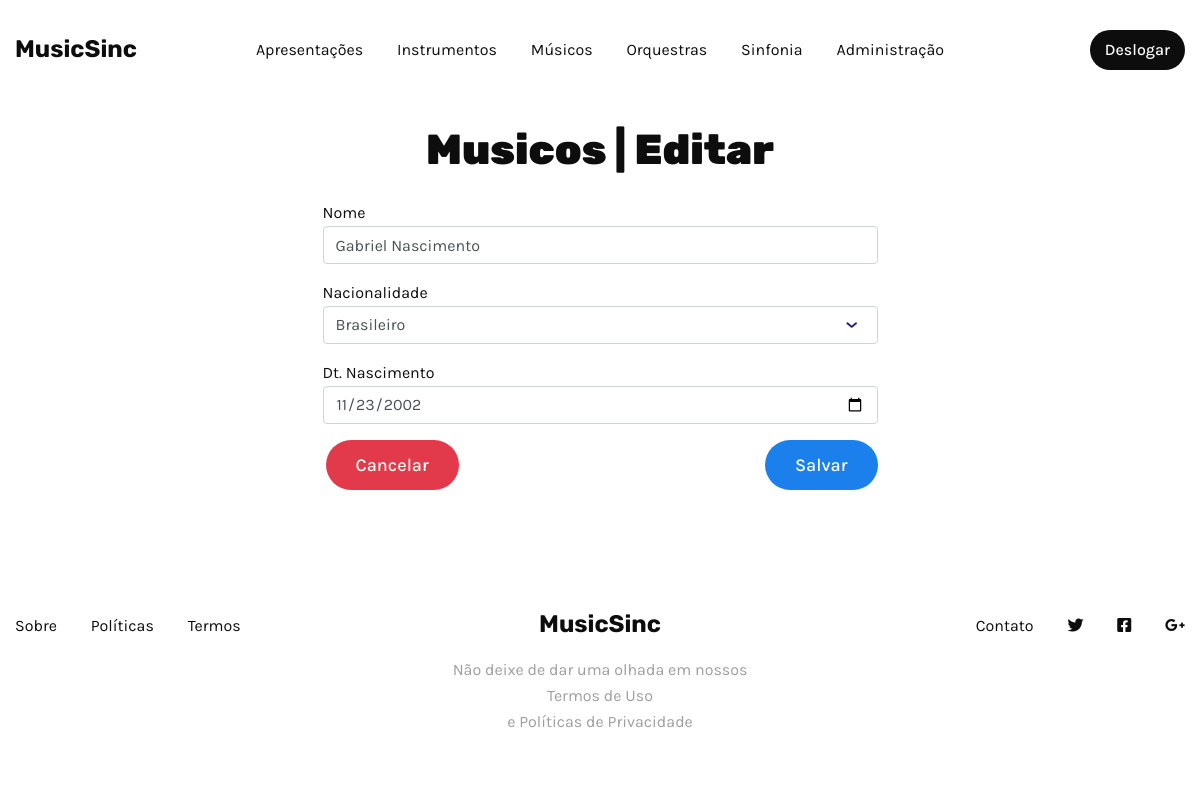
Page /musico/editar/1/ (signed in) on the committed database.
### core/models.py (models this page shows, shortened)
class Musico(models.Model):
    nome = models.CharField(max_length=70)
    nacionalidade = models.CharField(choices=nacionalidade, max_length=20)
    dt_nascimento = models.DateField()
    class Meta:
        verbose_name = 'Musico'
        verbose_name_plural = 'Musicos'

### musico/views.py (the view)
# urls.py: path('editar/<int:pk>/', views.MusicoUpdateView.as_view(), name='update'),
class MusicoUpdateView(PermissionRequiredMixin, LoginRequiredMixin, UpdateView):
    model = Musico
    form_class = MusicoForm
    template_name = 'musico/criar_musico.html'
    success_url = reverse_lazy('musico:read')
    slug_field = 'id'
    login_url='login'
    permission_required = 'core.change_musico'

### musico/views.py
class MusicoForm(forms.ModelForm):
    class Meta:
        model = Musico
        fields = ['nome', 'nacionalidade', 'dt_nascimento']
        widgets = {
            'dt_nascimento': forms.DateInput(attrs={'type': 'date'}),
        }

### musico/templates/musico/criar_musico.html (shortened to what this page needs)
{% extends "base.html" %}
{% block content %}
{% include 'components/nav_tables.html' %}
<div class="col-12 d-flex flex-column align-items-center my-4">
    <div class="col-md-6">
        <h3 class="text-center mb-4">Musicos | {% if object %}Editar{% else %}Adicionar{% endif %}</h3>
        <div class="mt-4">
            <form method="post" action="{% if object %}{% url 'musico:update' object.pk %}{% else %}{% url 'musico:create' %}{% endif %}" class="align-items-left">
                <div class="form-group">
                    <label for="{{ form.nome.id_for_label }}">Nome</label>
                    <input class="form-control" id="{{ form.nome.id_for_label }}" type="text"
                    placeholder="Nome" name="{{ form.nome.html_name }}" {% if form.nome.value %}
                    value="{{ form.nome.value }}" {% endif %}>
                </div>
                <div class="form-group">
                    <label for="{{ form.nacionalidade.id_for_label }}">Nacionalidade</label>
                    <select class="form-control" id="{{ form.nacionalidade.id_for_label }}" name="{{ form.nacionalidade.html_name }}">
                        {% for choice in form.nacionalidade.field.choices %}
                            <option value="{{ choice.0 }}" {% if choice.0 == form.nacionalidade.value %}selected{% endif %}>{{ choice.1 }}</option>
                        {% endfor %}
                    </select>
                </div>
                <div class="form-group">
                    <label for="{{ form.dt_nascimento.id_for_label }}">Dt. Nascimento</label>
                    <input class="form-control" id="{{ form.dt_nascimento.id_for_label }}" type="date"
                        placeholder="01/01/2023" name="{{ form.dt_nascimento.html_name }}"
                        {% if form.instance.dt_nascimento %}
                            value="{{ form.instance.dt_nascimento|date:'Y-m-d' }}"
                        {% endif %}>
                </div>
                <div class="d-flex justify-content-between align-items-center">
                    <a href="{% url 'musico:read' %}" class="btn btn-danger ml-3 cancelar-btn">Cancelar</a>
                    <button type="submit" class="btn btn-primary salvar-btn">Salvar</button>
                </div>
            </form>
        </div>
    </div>
</div>
{% endblock %}

### musico/templates/musico/criar_musico.html (style rules this page uses)
.salvar-btn.btn-primary { background-color: #1b80eb; border-color: #1b80eb; }
.cancelar-btn.btn-danger { background-color: #e23a4b; border-color: #e23a4b; }

### rows in the picture
Musico: nome "Gabriel Nascimento", nacionalidade "Brasileiro", dt_nascimento "11/23/2002"
